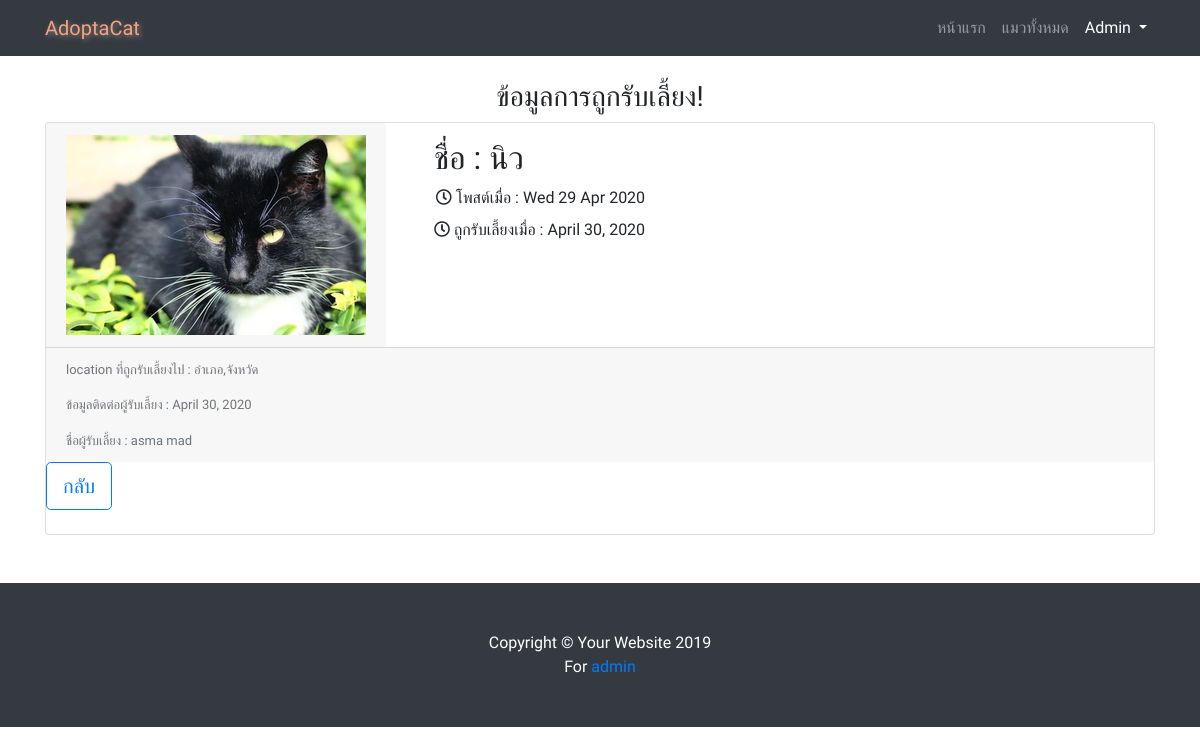
The page //adopted_info/1/ (signed in) on the database its author committed.
### adoption/models.py (models this page shows, shortened)
class Adopted(models.Model):
    cat = models.OneToOneField(Cat,on_delete=models.CASCADE,null=True)
    adoptername = models.CharField(max_length=100,default='ชื่อผู้รับเลี้ยง')
    location = models.CharField(max_length=100,default='อำเภอ,จังหวัด')
    contact = models.EmailField(max_length=70,blank=True)
    date = models.DateField()

class Cat(models.Model):
    GENDER = (
        ('Male', 'ผู้'),
        ('Female', 'เมีย'),
    )
    name = models.CharField(max_length=30,null=True)
    age = models.PositiveIntegerField()
    gender = models.CharField(max_length=10,choices=GENDER)
    breed = models.ForeignKey(Breed,null=True,on_delete=models.SET_NULL)
    color = models.ManyToManyField(Color)
    vaccines = models.ManyToManyField(Vaccine, blank=True)
    nature = models.TextField(max_length=200)
    location = models.CharField(max_length=100)
    entrydate = models.DateTimeField(auto_now_add=True)
    poster = models.ForeignKey(User ,on_delete=models.CASCADE)
    image = ProcessedImageField(default='default.jpg', upload_to='cat_pics',processors=[ResizeToFill(300,200)],format='JPEG',options={'quality': 120})
    status = models.BooleanField(default=False)
    def __str__(self):
        return self.name

### adoption/views.py (the view)
# urls.py: path('/adopted_info/<id>/', views.adoptedinfo, name='adopted_info'),
@login_required
def adoptedinfo(request,id):
    post = get_object_or_404(Cat,id=id)
    info = Adopted.objects.get(cat=post)
    context = {
        'info':info,
        }
    return render(request,'adoption/adopted_info.html',context)

### adoption/templates/adoption/adopted_info.html (shortened to what this page needs)
{% extends 'base.html' %}
{% load static %}
{% block content %}
<br>
<div class="container">
  <h3 style="text-align: center;">ข้อมูลการถูกรับเลี้ยง!</h3>
  <div class="card flex-row flex-wrap">
    <div class="card-header border-0">
        <img src="{{ info.cat.image.url }}" alt="catpic">
    </div>
    <div class="card-block px-5">
        <h2 class="card-title">ชื่อ : {{ info.cat }}</h2>
        <div style="text-align: right; line-height: 2pt;">
            <i class="far fa-clock"></i> โพสต์เมื่อ : {{ info.cat.entrydate|date:"D d M Y" }}
            <p></p><i class="far fa-clock"></i> ถูกรับเลี้ยงเมื่อ : {{ info.date }}
        </div>
        <br></br>
    </div>
    <div class="w-100">
    <div class="card-footer w-100 text-muted">
        <div style="font-size:small;">
            <p class="card-text">location ที่ถูกรับเลี้ยงไป : {{ info.location }}</p>
            <p class="card-text">ข้อมูลติดต่อผู้รับเลี้ยง : {{ info.date }}</p>
            <p class="card-text">ชื่อผู้รับเลี้ยง : {{ info.adoptername }}</p></div>
    </div>
    </div>
    <div style="text-align: center;">
        <a href="{% url 'mycatlist' %}" class="btn btn-outline-primary btn-lg">กลับ</a>
        <br></br>
      </div>
</div>
<br></br>
</div>
{% endblock %}

### adoption/templates/base.html (shortened to what this page needs)
{% load static %}
<!DOCTYPE html>
<html lang="en">
<head>
    <link href="{% static 'vendor/bootstrap/css/bootstrap.min.css' %}" rel="stylesheet">
    <link rel="stylesheet" href="https://use.fontawesome.com/releases/v5.8.1/css/all.css">
    <link href="{% static 'css/business-frontpage.css' %}" rel="stylesheet">
</head>
<body>
    <nav class="navbar navbar-expand-lg navbar-dark bg-dark fixed-top">
    <div class="container">
      <a  style="color: rgb(251, 160, 127); text-shadow: 2px 2px 5px grey;" class="navbar-brand" href="{% url 'home' %}">AdoptaCat</a>
      <div class="collapse navbar-collapse" id="navbarResponsive">
        <ul class="navbar-nav ml-auto">
          <li class="nav-item ">
            <a class="nav-link" href="{% url 'home' %}">หน้าแรก
            </a>
          </li>
          <li class="nav-item">
            <a class="nav-link" href="{% url 'catlist' %}">แมวทั้งหมด</a>
          </li>
          {% if user.is_authenticated %}
              <li class="nav-item dropdown">
                <a class="nav-link dropdown-toggle" style="color: white;" href="#" id="navbarDropdown" role="button" data-toggle="dropdown" aria-haspopup="true" aria-expanded="false">
                  {{ user.username|capfirst }}
                </a>
              </li>
              {% endif %}
        </ul>
      </div>
    </div>
    </nav>
        {% block content %}
        {% endblock %}
    <footer class="py-5 bg-dark">
        <div class="container">
        <p class="m-0 text-center text-white">Copyright &copy; Your Website 2019</p>
        <p class="m-0 text-center text-white">For <a href="{% url 'admin:index' %}">admin</a></p>
        </div>
    </footer>
</body>
</html>

### staticfiles/css/business-frontpage.css (style rules this page uses)
body { padding-top: 56px; }

### adoption/templates/base.html (style rules this page uses)
body { font-family: 'Prompt', sans-serif; }

### rows shown on the page
Adopted: cat.image (picture), cat "นิว", cat.entrydate "Wed 29 Apr 2020", date "April 30, 2020", location "อำเภอ,จังหวัด", adoptername "asma mad"

### other values the page prints
{{ user.username|capfirst }} "Admin"
